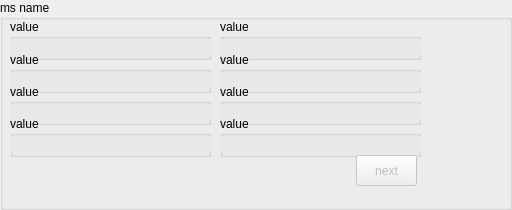
<?xml version="1.0" encoding="UTF-8"?>
<ui version="4.0">
 <class>QtMsRegionStats</class>
 <widget class="QGroupBox" name="QtMsRegionStats">
  <property name="geometry">
   <rect>
    <x>0</x>
    <y>0</y>
    <width>512</width>
    <height>210</height>
   </rect>
  </property>
  <property name="minimumSize">
   <size>
    <width>460</width>
    <height>0</height>
   </size>
  </property>
  <property name="windowTitle">
   <string>GroupBox</string>
  </property>
  <property name="title">
   <string>ms name</string>
  </property>
  <widget class="QGroupBox" name="box11">
   <property name="geometry">
    <rect>
     <x>10</x>
     <y>19</y>
     <width>201</width>
     <height>41</height>
    </rect>
   </property>
   <property name="sizePolicy">
    <sizepolicy hsizetype="Preferred" vsizetype="Minimum">
     <horstretch>0</horstretch>
     <verstretch>0</verstretch>
    </sizepolicy>
   </property>
   <property name="title">
    <string>value</string>
   </property>
   <property name="flat">
    <bool>true</bool>
   </property>
   <widget class="QLineEdit" name="text11">
    <property name="geometry">
     <rect>
      <x>0</x>
      <y>20</y>
      <width>201</width>
      <height>16</height>
     </rect>
    </property>
    <property name="palette">
     <palette>
      <active>
       <colorrole role="Base">
        <brush brushstyle="SolidPattern">
         <color alpha="255">
          <red>232</red>
          <green>232</green>
          <blue>232</blue>
         </color>
        </brush>
       </colorrole>
      </active>
      <inactive>
       <colorrole role="Base">
        <brush brushstyle="SolidPattern">
         <color alpha="255">
          <red>232</red>
          <green>232</green>
          <blue>232</blue>
         </color>
        </brush>
       </colorrole>
      </inactive>
      <disabled>
       <colorrole role="Base">
        <brush brushstyle="SolidPattern">
         <color alpha="255">
          <red>212</red>
          <green>208</green>
          <blue>200</blue>
         </color>
        </brush>
       </colorrole>
      </disabled>
     </palette>
    </property>
    <property name="font">
     <font>
      <pointsize>10</pointsize>
     </font>
    </property>
    <property name="acceptDrops">
     <bool>false</bool>
    </property>
    <property name="maxLength">
     <number>50</number>
    </property>
    <property name="frame">
     <bool>false</bool>
    </property>
    <property name="readOnly">
     <bool>true</bool>
    </property>
   </widget>
  </widget>
  <widget class="QGroupBox" name="box12">
   <property name="geometry">
    <rect>
     <x>220</x>
     <y>19</y>
     <width>201</width>
     <height>41</height>
    </rect>
   </property>
   <property name="sizePolicy">
    <sizepolicy hsizetype="Preferred" vsizetype="Minimum">
     <horstretch>0</horstretch>
     <verstretch>0</verstretch>
    </sizepolicy>
   </property>
   <property name="title">
    <string>value</string>
   </property>
   <property name="flat">
    <bool>true</bool>
   </property>
   <widget class="QLineEdit" name="text12">
    <property name="geometry">
     <rect>
      <x>0</x>
      <y>20</y>
      <width>201</width>
      <height>16</height>
     </rect>
    </property>
    <property name="palette">
     <palette>
      <active>
       <colorrole role="Base">
        <brush brushstyle="SolidPattern">
         <color alpha="255">
          <red>232</red>
          <green>232</green>
          <blue>232</blue>
         </color>
        </brush>
       </colorrole>
      </active>
      <inactive>
       <colorrole role="Base">
        <brush brushstyle="SolidPattern">
         <color alpha="255">
          <red>232</red>
          <green>232</green>
          <blue>232</blue>
         </color>
        </brush>
       </colorrole>
      </inactive>
      <disabled>
       <colorrole role="Base">
        <brush brushstyle="SolidPattern">
         <color alpha="255">
          <red>212</red>
          <green>208</green>
          <blue>200</blue>
         </color>
        </brush>
       </colorrole>
      </disabled>
     </palette>
    </property>
    <property name="font">
     <font>
      <pointsize>10</pointsize>
     </font>
    </property>
    <property name="acceptDrops">
     <bool>false</bool>
    </property>
    <property name="maxLength">
     <number>50</number>
    </property>
    <property name="frame">
     <bool>false</bool>
    </property>
    <property name="readOnly">
     <bool>true</bool>
    </property>
   </widget>
  </widget>
  <widget class="QGroupBox" name="box21">
   <property name="geometry">
    <rect>
     <x>10</x>
     <y>52</y>
     <width>201</width>
     <height>41</height>
    </rect>
   </property>
   <property name="sizePolicy">
    <sizepolicy hsizetype="Preferred" vsizetype="Minimum">
     <horstretch>0</horstretch>
     <verstretch>0</verstretch>
    </sizepolicy>
   </property>
   <property name="title">
    <string>value</string>
   </property>
   <property name="flat">
    <bool>true</bool>
   </property>
   <widget class="QLineEdit" name="text21">
    <property name="geometry">
     <rect>
      <x>0</x>
      <y>20</y>
      <width>201</width>
      <height>16</height>
     </rect>
    </property>
    <property name="palette">
     <palette>
      <active>
       <colorrole role="Base">
        <brush brushstyle="SolidPattern">
         <color alpha="255">
          <red>232</red>
          <green>232</green>
          <blue>232</blue>
         </color>
        </brush>
       </colorrole>
      </active>
      <inactive>
       <colorrole role="Base">
        <brush brushstyle="SolidPattern">
         <color alpha="255">
          <red>232</red>
          <green>232</green>
          <blue>232</blue>
         </color>
        </brush>
       </colorrole>
      </inactive>
      <disabled>
       <colorrole role="Base">
        <brush brushstyle="SolidPattern">
         <color alpha="255">
          <red>212</red>
          <green>208</green>
          <blue>200</blue>
         </color>
        </brush>
       </colorrole>
      </disabled>
     </palette>
    </property>
    <property name="font">
     <font>
      <pointsize>10</pointsize>
     </font>
    </property>
    <property name="acceptDrops">
     <bool>false</bool>
    </property>
    <property name="maxLength">
     <number>50</number>
    </property>
    <property name="frame">
     <bool>false</bool>
    </property>
    <property name="readOnly">
     <bool>true</bool>
    </property>
   </widget>
  </widget>
  <widget class="QGroupBox" name="box22">
   <property name="geometry">
    <rect>
     <x>220</x>
     <y>52</y>
     <width>201</width>
     <height>41</height>
    </rect>
   </property>
   <property name="sizePolicy">
    <sizepolicy hsizetype="Preferred" vsizetype="Minimum">
     <horstretch>0</horstretch>
     <verstretch>0</verstretch>
    </sizepolicy>
   </property>
   <property name="title">
    <string>value</string>
   </property>
   <property name="flat">
    <bool>true</bool>
   </property>
   <widget class="QLineEdit" name="text22">
    <property name="geometry">
     <rect>
      <x>0</x>
      <y>20</y>
      <width>201</width>
      <height>16</height>
     </rect>
    </property>
    <property name="palette">
     <palette>
      <active>
       <colorrole role="Base">
        <brush brushstyle="SolidPattern">
         <color alpha="255">
          <red>232</red>
          <green>232</green>
          <blue>232</blue>
         </color>
        </brush>
       </colorrole>
      </active>
      <inactive>
       <colorrole role="Base">
        <brush brushstyle="SolidPattern">
         <color alpha="255">
          <red>232</red>
          <green>232</green>
          <blue>232</blue>
         </color>
        </brush>
       </colorrole>
      </inactive>
      <disabled>
       <colorrole role="Base">
        <brush brushstyle="SolidPattern">
         <color alpha="255">
          <red>212</red>
          <green>208</green>
          <blue>200</blue>
         </color>
        </brush>
       </colorrole>
      </disabled>
     </palette>
    </property>
    <property name="font">
     <font>
      <pointsize>10</pointsize>
     </font>
    </property>
    <property name="acceptDrops">
     <bool>false</bool>
    </property>
    <property name="maxLength">
     <number>50</number>
    </property>
    <property name="frame">
     <bool>false</bool>
    </property>
    <property name="readOnly">
     <bool>true</bool>
    </property>
   </widget>
  </widget>
  <widget class="QGroupBox" name="box31">
   <property name="geometry">
    <rect>
     <x>10</x>
     <y>84</y>
     <width>201</width>
     <height>41</height>
    </rect>
   </property>
   <property name="sizePolicy">
    <sizepolicy hsizetype="Preferred" vsizetype="Minimum">
     <horstretch>0</horstretch>
     <verstretch>0</verstretch>
    </sizepolicy>
   </property>
   <property name="title">
    <string>value</string>
   </property>
   <property name="flat">
    <bool>true</bool>
   </property>
   <widget class="QLineEdit" name="text31">
    <property name="geometry">
     <rect>
      <x>0</x>
      <y>20</y>
      <width>201</width>
      <height>16</height>
     </rect>
    </property>
    <property name="palette">
     <palette>
      <active>
       <colorrole role="Base">
        <brush brushstyle="SolidPattern">
         <color alpha="255">
          <red>232</red>
          <green>232</green>
          <blue>232</blue>
         </color>
        </brush>
       </colorrole>
      </active>
      <inactive>
       <colorrole role="Base">
        <brush brushstyle="SolidPattern">
         <color alpha="255">
          <red>232</red>
          <green>232</green>
          <blue>232</blue>
         </color>
        </brush>
       </colorrole>
      </inactive>
      <disabled>
       <colorrole role="Base">
        <brush brushstyle="SolidPattern">
         <color alpha="255">
          <red>212</red>
          <green>208</green>
          <blue>200</blue>
         </color>
        </brush>
       </colorrole>
      </disabled>
     </palette>
    </property>
    <property name="font">
     <font>
      <pointsize>10</pointsize>
     </font>
    </property>
    <property name="acceptDrops">
     <bool>false</bool>
    </property>
    <property name="maxLength">
     <number>50</number>
    </property>
    <property name="frame">
     <bool>false</bool>
    </property>
    <property name="readOnly">
     <bool>true</bool>
    </property>
   </widget>
  </widget>
  <widget class="QGroupBox" name="box32">
   <property name="geometry">
    <rect>
     <x>220</x>
     <y>84</y>
     <width>201</width>
     <height>41</height>
    </rect>
   </property>
   <property name="sizePolicy">
    <sizepolicy hsizetype="Preferred" vsizetype="Minimum">
     <horstretch>0</horstretch>
     <verstretch>0</verstretch>
    </sizepolicy>
   </property>
   <property name="title">
    <string>value</string>
   </property>
   <property name="flat">
    <bool>true</bool>
   </property>
   <widget class="QLineEdit" name="text32">
    <property name="geometry">
     <rect>
      <x>0</x>
      <y>20</y>
      <width>201</width>
      <height>16</height>
     </rect>
    </property>
    <property name="palette">
     <palette>
      <active>
       <colorrole role="Base">
        <brush brushstyle="SolidPattern">
         <color alpha="255">
          <red>232</red>
          <green>232</green>
          <blue>232</blue>
         </color>
        </brush>
       </colorrole>
      </active>
      <inactive>
       <colorrole role="Base">
        <brush brushstyle="SolidPattern">
         <color alpha="255">
          <red>232</red>
          <green>232</green>
          <blue>232</blue>
         </color>
        </brush>
       </colorrole>
      </inactive>
      <disabled>
       <colorrole role="Base">
        <brush brushstyle="SolidPattern">
         <color alpha="255">
          <red>212</red>
          <green>208</green>
          <blue>200</blue>
         </color>
        </brush>
       </colorrole>
      </disabled>
     </palette>
    </property>
    <property name="font">
     <font>
      <pointsize>10</pointsize>
     </font>
    </property>
    <property name="acceptDrops">
     <bool>false</bool>
    </property>
    <property name="maxLength">
     <number>50</number>
    </property>
    <property name="frame">
     <bool>false</bool>
    </property>
    <property name="readOnly">
     <bool>true</bool>
    </property>
   </widget>
  </widget>
  <widget class="QGroupBox" name="box41">
   <property name="geometry">
    <rect>
     <x>10</x>
     <y>116</y>
     <width>201</width>
     <height>41</height>
    </rect>
   </property>
   <property name="sizePolicy">
    <sizepolicy hsizetype="Preferred" vsizetype="Minimum">
     <horstretch>0</horstretch>
     <verstretch>0</verstretch>
    </sizepolicy>
   </property>
   <property name="title">
    <string>value</string>
   </property>
   <property name="flat">
    <bool>true</bool>
   </property>
   <widget class="QLineEdit" name="text41">
    <property name="geometry">
     <rect>
      <x>0</x>
      <y>20</y>
      <width>201</width>
      <height>16</height>
     </rect>
    </property>
    <property name="palette">
     <palette>
      <active>
       <colorrole role="Base">
        <brush brushstyle="SolidPattern">
         <color alpha="255">
          <red>232</red>
          <green>232</green>
          <blue>232</blue>
         </color>
        </brush>
       </colorrole>
      </active>
      <inactive>
       <colorrole role="Base">
        <brush brushstyle="SolidPattern">
         <color alpha="255">
          <red>232</red>
          <green>232</green>
          <blue>232</blue>
         </color>
        </brush>
       </colorrole>
      </inactive>
      <disabled>
       <colorrole role="Base">
        <brush brushstyle="SolidPattern">
         <color alpha="255">
          <red>212</red>
          <green>208</green>
          <blue>200</blue>
         </color>
        </brush>
       </colorrole>
      </disabled>
     </palette>
    </property>
    <property name="font">
     <font>
      <pointsize>10</pointsize>
     </font>
    </property>
    <property name="acceptDrops">
     <bool>false</bool>
    </property>
    <property name="maxLength">
     <number>50</number>
    </property>
    <property name="frame">
     <bool>false</bool>
    </property>
    <property name="readOnly">
     <bool>true</bool>
    </property>
   </widget>
  </widget>
  <widget class="QGroupBox" name="box42">
   <property name="geometry">
    <rect>
     <x>220</x>
     <y>116</y>
     <width>201</width>
     <height>41</height>
    </rect>
   </property>
   <property name="sizePolicy">
    <sizepolicy hsizetype="Preferred" vsizetype="Minimum">
     <horstretch>0</horstretch>
     <verstretch>0</verstretch>
    </sizepolicy>
   </property>
   <property name="title">
    <string>value</string>
   </property>
   <property name="flat">
    <bool>true</bool>
   </property>
   <widget class="QLineEdit" name="text42">
    <property name="geometry">
     <rect>
      <x>0</x>
      <y>20</y>
      <width>201</width>
      <height>16</height>
     </rect>
    </property>
    <property name="palette">
     <palette>
      <active>
       <colorrole role="Base">
        <brush brushstyle="SolidPattern">
         <color alpha="255">
          <red>232</red>
          <green>232</green>
          <blue>232</blue>
         </color>
        </brush>
       </colorrole>
      </active>
      <inactive>
       <colorrole role="Base">
        <brush brushstyle="SolidPattern">
         <color alpha="255">
          <red>232</red>
          <green>232</green>
          <blue>232</blue>
         </color>
        </brush>
       </colorrole>
      </inactive>
      <disabled>
       <colorrole role="Base">
        <brush brushstyle="SolidPattern">
         <color alpha="255">
          <red>212</red>
          <green>208</green>
          <blue>200</blue>
         </color>
        </brush>
       </colorrole>
      </disabled>
     </palette>
    </property>
    <property name="font">
     <font>
      <pointsize>10</pointsize>
     </font>
    </property>
    <property name="acceptDrops">
     <bool>false</bool>
    </property>
    <property name="maxLength">
     <number>50</number>
    </property>
    <property name="frame">
     <bool>false</bool>
    </property>
    <property name="readOnly">
     <bool>true</bool>
    </property>
   </widget>
  </widget>
  <widget class="QPushButton" name="next_button">
   <property name="enabled">
    <bool>false</bool>
   </property>
   <property name="geometry">
    <rect>
     <x>356</x>
     <y>155</y>
     <width>61</width>
     <height>31</height>
    </rect>
   </property>
   <property name="text">
    <string>next</string>
   </property>
   <property name="flat">
    <bool>false</bool>
   </property>
  </widget>
 </widget>
 <resources/>
 <connections/>
</ui>
